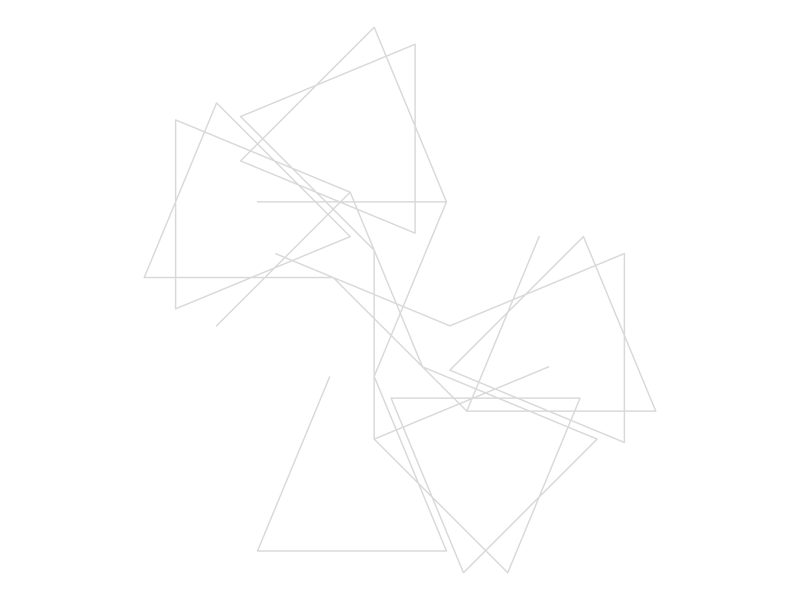
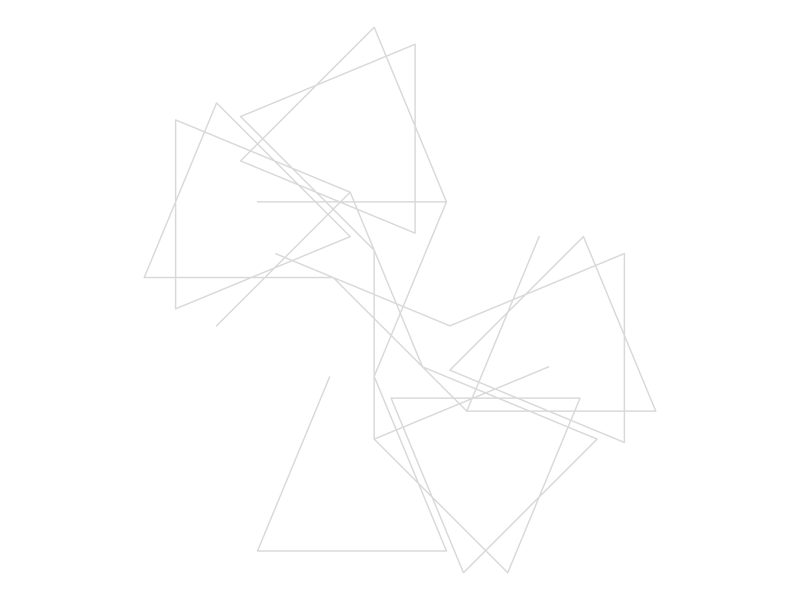
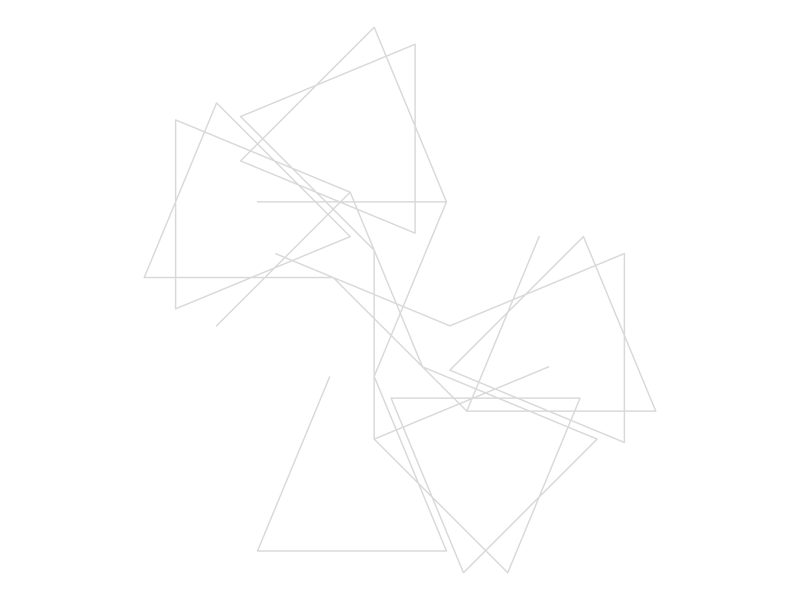

These charts were generated, in order, by the following R code:
# Load required libraries
library(tidyverse)
library(purrr)
library(tibble)

# Define the pattern function
pattern <- function(a, b, c_value = pi/2, d_value = pi/5, e_value = 4) {
  tibble(
    x = accumulate(1:40, ~ .x - sin((.y %% e_value) * c_value - ceiling((.y - 1) / e_value) * d_value), .init = a), # nolint # nolint: line_length_linter.
    y = accumulate(1:40, ~ .x + cos((.y %% e_value) * c_value - ceiling((.y - 1) / e_value) * d_value), .init = b) # nolint # nolint: line_length_linter.
  )
}

# Arrange patterns on a circle
t <- seq(0, 2 * pi, length.out = 120)
centers <- tibble(x = sin(t), y = cos(t))

# Initialize parameters
c_value <- sample(seq(from = 0, to = 2 * pi, by = pi / 32), 1)
d_value <- sample(seq(from = 0, to = 2 * pi, by = pi / 32), 1)
e_value <- sample(1:20, 1)

# Generate and combine patterns
result <- map_df(1:seq_len(nrow(centers)), function(i) {
  pattern(a = centers$x[i],
          b = centers$y[i],
          c_value = c_value,
          d_value = d_value,
          e_value = e_value) %>%
    mutate(df = i)  # Add identifier
})

# Plot the patterns
ggplot(result) +
  geom_path(aes(x, y, group = df), alpha = 0.15) +
  coord_fixed() +
  theme_void()

# Save the output
ggsave("choose_a_name.png", height = 5, width = 5, units = "in", dpi = 800)
ggsave("choose_a_name.png", height = 5, width = 5, units = "in", dpi = 800)